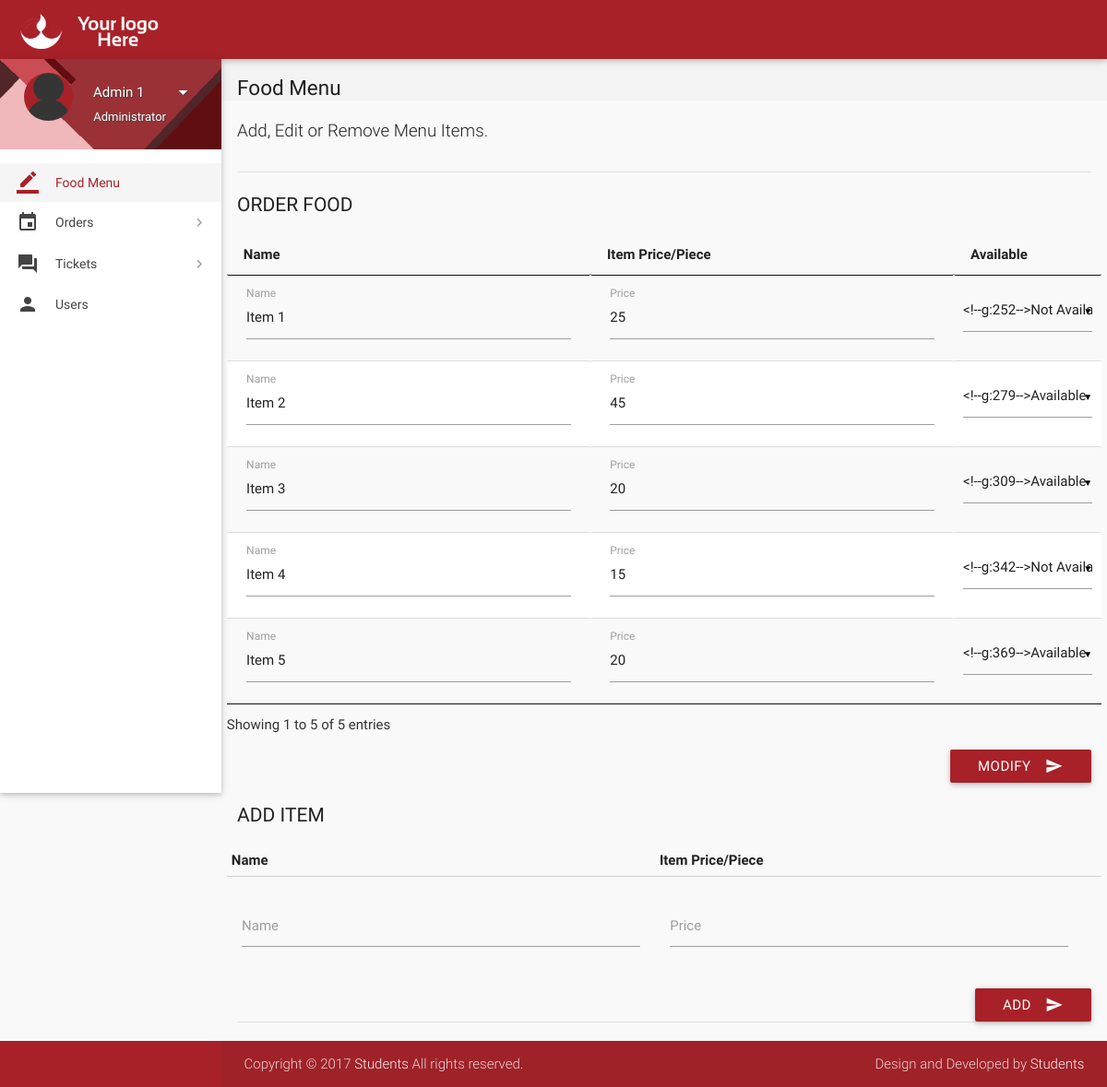
/admin-page.php (signed in), run on an earlier commit of the app's database.
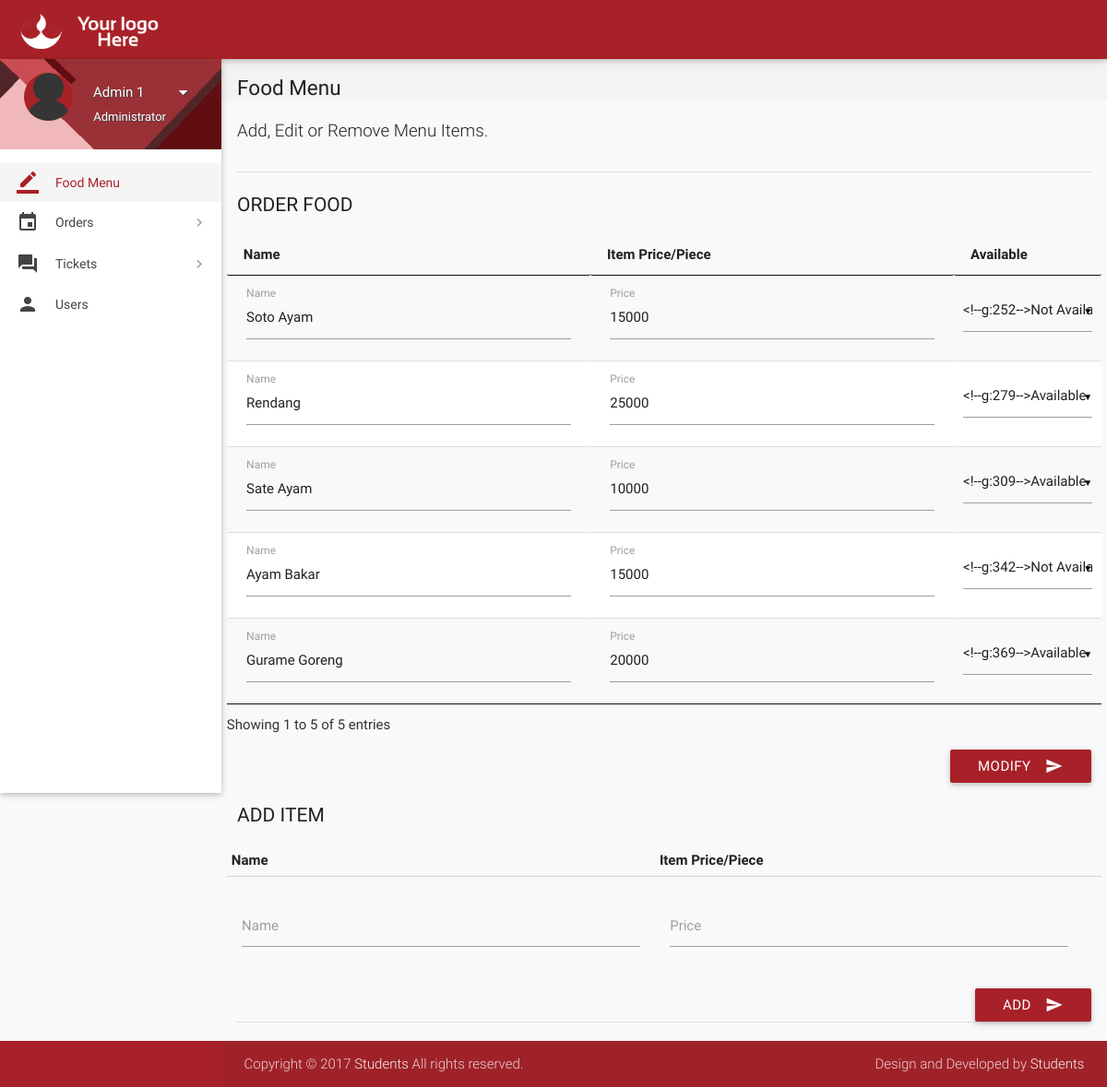
And on a later commit of the database.
### tables this page shows
CREATE TABLE `items` (
  `id` int(11) NOT NULL,
  `name` varchar(20) NOT NULL,
  `price` int(11) NOT NULL,
  `deleted` tinyint(4) NOT NULL DEFAULT '0'
);

### includes/connect.php (called while the page is built, shortened)
<?php
$name = $_SESSION['name'];
$role = $_SESSION['role'];
?>

### admin-page.php (the view, shortened to what this page needs)
<?php
include 'includes/connect.php';
	if($_SESSION['admin_sid']==session_id())
	{
		?>
<!DOCTYPE html>
<html lang="en">
<head>
  <link href="css/materialize.min.css" type="text/css" rel="stylesheet" media="screen,projection">
  <link href="css/style.min.css" type="text/css" rel="stylesheet" media="screen,projection">
  <link href="css/custom/custom.min.css" type="text/css" rel="stylesheet" media="screen,projection">
  <link href="js/plugins/perfect-scrollbar/perfect-scrollbar.css" type="text/css" rel="stylesheet" media="screen,projection">
  <link href="js/plugins/data-tables/css/jquery.dataTables.min.css" type="text/css" rel="stylesheet" media="screen,projection">
</head>
<body>
  <header id="header" class="page-topbar">
        <div class="navbar-fixed">
            <nav class="navbar-color">
                <div class="nav-wrapper">
                    <ul class="left">
                      <li><h1 class="logo-wrapper"><a href="index.php" class="brand-logo darken-1"><img src="images/materialize-logo.png" alt="logo"></a> <span class="logo-text">Logo</span></h1></li>
                    </ul>
                </div>
            </nav>
        </div>
  </header>
  <div id="main">
    <div class="wrapper">
      <aside id="left-sidebar-nav">
        <ul id="slide-out" class="side-nav fixed leftside-navigation">
            <li class="user-details cyan darken-2">
            <div class="row">
                <div class="col col s4 m4 l4">
                    <img src="images/avatar.jpg" alt="" class="circle responsive-img valign profile-image">
                </div>
                <div class="col col s8 m8 l8">
                    <a class="btn-flat dropdown-button waves-effect waves-light white-text profile-btn" href="#" data-activates="profile-dropdown"><?php echo $name;?> <i class="mdi-navigation-arrow-drop-down right"></i></a>
                    <p class="user-roal"><?php echo $role;?></p>
                </div>
            </div>
            </li>
            <li class="bold active"><a href="index.php" class="waves-effect waves-cyan"><i class="mdi-editor-border-color"></i> Food Menu</a>
            </li>
                <li class="no-padding">
                    <ul class="collapsible collapsible-accordion">
                        <li class="bold"><a class="collapsible-header waves-effect waves-cyan"><i class="mdi-editor-insert-invitation"></i> Orders</a>
                        </li>
                    </ul>
                </li>
                 <li class="no-padding">
                    <ul class="collapsible collapsible-accordion">
                        <li class="bold"><a class="collapsible-header waves-effect waves-cyan"><i class="mdi-action-question-answer"></i> Tickets</a>
                        </li>
                    </ul>
                </li>
            <li class="bold"><a href="users.php" class="waves-effect waves-cyan"><i class="mdi-social-person"></i> Users</a>
            </li>
        </ul>
        </aside>
      <section id="content">
        <div id="breadcrumbs-wrapper">
          <div class="container">
            <div class="row">
              <div class="col s12 m12 l12">
                <h5 class="breadcrumbs-title">Food Menu</h5>
              </div>
            </div>
          </div>
        </div>
        <div class="container">
          <p class="caption">Add, Edit or Remove Menu Items.</p>
          <div class="divider"></div>
		  <form class="formValidate" id="formValidate" method="post" action="routers/menu-router.php" novalidate="novalidate">
            <div class="row">
              <div class="col s12 m4 l3">
                <h4 class="header">Order Food</h4>
              </div>
              <div>
				<table id="data-table-admin" class="responsive-table display" cellspacing="0">
                    <thead>
                      <tr>
                        <th>Name</th>
                        <th>Item Price/Piece</th>
                        <th>Available</th>
                      </tr>
                    </thead>
                    <tbody>
				<?php
				$result = mysqli_query($con, "SELECT * FROM items");
				while($row = mysqli_fetch_array($result))
				{
					echo '<tr><td><div class="input-field col s12"><label for="'.$row["id"].'_name">Name</label>';
					echo '<input value="'.$row["name"].'" id="'.$row["id"].'_name" name="'.$row['id'].'_name" type="text" data-error=".errorTxt'.$row["id"].'"><div class="errorTxt'.$row["id"].'"></div></td>';
					echo '<td><div class="input-field col s12 "><label for="'.$row["id"].'_price">Price</label>';
					echo '<input value="'.$row["price"].'" id="'.$row["id"].'_price" name="'.$row['id'].'_price" type="text" data-error=".errorTxt'.$row["id"].'"><div class="errorTxt'.$row["id"].'"></div></td>';
					echo '<td>';
					if($row['deleted'] == 0){
						$text1 = 'selected';
						$text2 = '';
					}
					else{
						$text1 = '';
						$text2 = 'selected';
					}
					echo '<select name="'.$row['id'].'_hide">
                      <option value="1"'.$text1.'>Available</option>
                      <option value="2"'.$text2.'>Not Available</option>
                    </select></td></tr>';
				}
				?>
                    </tbody>
</table>
              </div>
			  <div class="input-field col s12">
                              <button class="btn cyan waves-effect waves-light right" type="submit" name="action">Modify
                                <i class="mdi-content-send right"></i>
                              </button>
                            </div>
            </div>
			</form>
		  <form class="formValidate" id="formValidate1" method="post" action="routers/add-item.php" novalidate="novalidate">
            <div class="row">
              <div class="col s12 m4 l3">
                <h4 class="header">Add Item</h4>
              </div>
              <div>
<table>
                    <thead>
                      <tr>
                        <th data-field="id">Name</th>
                        <th data-field="name">Item Price/Piece</th>
                      </tr>
                    </thead>
                    <tbody>
				<?php
					echo '<tr><td><div class="input-field col s12"><label for="name">Name</label>';
					echo '<input id="name" name="name" type="text" data-error=".errorTxt01"><div class="errorTxt01"></div></td>';
					echo '<td><div class="input-field col s12 "><label for="price" class="">Price</label>';
					echo '<input id="price" name="price" type="text" data-error=".errorTxt02"><div class="errorTxt02"></div></td>';
					echo '<td></tr>';
				?>
                    </tbody>
</table>
              </div>
			  <div class="input-field col s12">
                              <button class="btn cyan waves-effect waves-light right" type="submit" name="action">Add
                                <i class="mdi-content-send right"></i>
                              </button>
                            </div>
            </div>
			</form>
            <div class="divider"></div>
          </div>
        </div>
        </div>
  <footer class="page-footer">
    <div class="footer-copyright">
      <div class="container">
        <span>Copyright © 2017 <a class="grey-text text-lighten-4" href="#" target="_blank">Students</a> All rights reserved.</span>
        <span class="right"> Design and Developed by <a class="grey-text text-lighten-4" href="#">Students</a></span>
        </div>
    </div>
  </footer>
</body>
</html>
<?php
	}
?>

### admin-page.php (style rules this page uses)
.input-field label.active { width:100%; }

What changed in the data, as far as the page shows it:
changed items: name "Item 1" → "Soto Ayam"; price "25" → "15000"
changed items: name "Item 2" → "Rendang"; price "45" → "25000"
changed items: name "Item 3" → "Sate Ayam"; price "20" → "10000"
changed items: name "Item 4" → "Ayam Bakar"; price "15" → "15000"
changed items: name "Item 5" → "Gurame Goreng"; price "20" → "20000"
